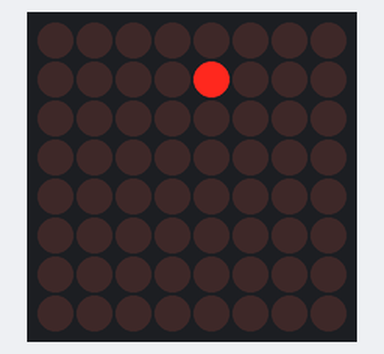
The sketch below on a simulated Arduino Uno, built with avr-gcc and run on an emulated ATmega328P. Shown: 8×8 LED matrix. Random numbers use the default seed unless the sketch sets one.

Above: at 0.05 s.
At 4.97 s:
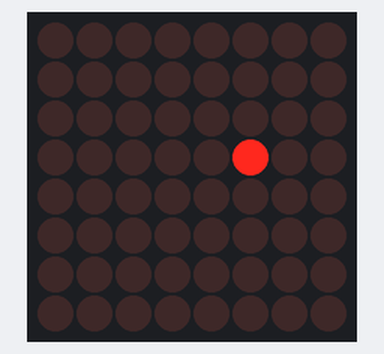
At 9.98 s:
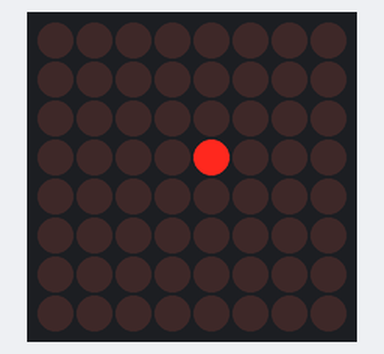
At 19.92 s:
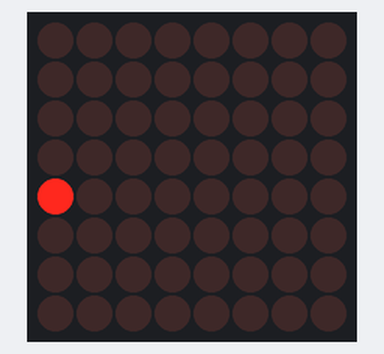
At 29.86 s:
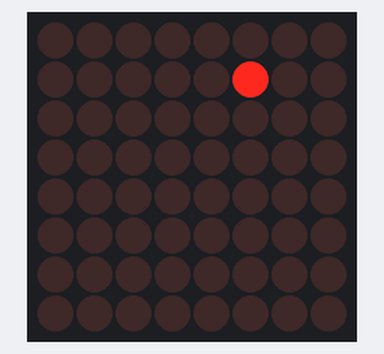
At 39.9 s:
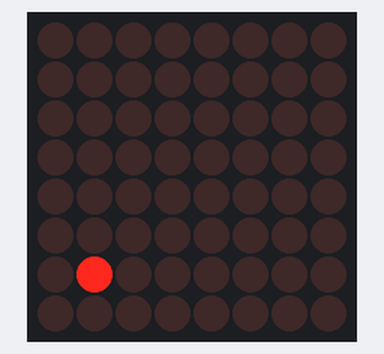

The sketch:

sketch_updateennemies.ino
```cpp
#include "LedControl.h"

/*
 pin 12 is connected to the DataIn
 pin 11 is connected to the CLK
 pin 10 is connected to LOAD
 */
LedControl lc=LedControl(12,11,10,1);

unsigned long delaytime=100;

/*création d'une liste de paramètres d'un point, grace aux
quelles on pourra mettre à jour le déplacement du point*/
int columnState;
int rowState;
int columnStart;
int rowStart;
int pointParameters[4]={columnStart, rowStart, columnState, rowState};

//variable aléatoire pour recréer un nouveau point de départ
int rowOrColumn;
int startingPosition;
int highOrLow;

void setup() {
  /*
   The MAX72XX is in power-saving mode on startup,
   we have to do a wakeup call
   */
  lc.shutdown(0,false);
  /* Set the brightness to a medium values */
  lc.setIntensity(0,8);
  /* and clear the display */
  lc.clearDisplay(0);

  randomSeed(analogRead(0));

  //paramètres du premier point pour chaque début de partie
  columnStart = 4;
  rowStart = 0;
  columnState = 4;
  rowState = 0;

}

void loop() {
  updateeEnemies();

}

void updateeEnemies() {

  //On éteint la led qui était allumer avant d'allumer la suivante
  lc.setLed(0, rowState, columnState, false);

  //boucle while lorsque le point ne sort pas de la matrice
  if ((rowState != abs(rowStart-7)) & (columnState != abs(columnStart-7) )) {
    if (rowStart == 0) {
      rowState = rowState + 1;
    }
    if (rowStart == 7) {
      rowState --;
    }
    if (columnStart == 0) {
      columnState ++;
    }
    if (columnStart == 7) {
      columnState --;
    }
  }
  //lorsque l'on sort de la boucle (de la matrice) on recrée un nouveau point de départ
  else {
    //on génère aléatoirement les nouveaux paramètres
    rowOrColumn = random(0,2);
    highOrLow = random(0,2);
    startingPosition = random(0,8);

    if (rowOrColumn == 0) {
      columnState = startingPosition;
      if (highOrLow = 0) {
        rowState = 0;
      }
      else {
        rowState = 7;
      }
    }
    else {
      rowState = startingPosition;
      if (highOrLow = 0) {
        columnState = 0;
      }
      else {
        columnState = 7;
      }
    }

    //On redéfinie les nouveaux points de départ
    columnStart = columnState;
    rowStart = rowState;

  }

  //On allume la nouvelle led
  lc.setLed(0, rowState, columnState, true);
  delay(delaytime);
}
```
